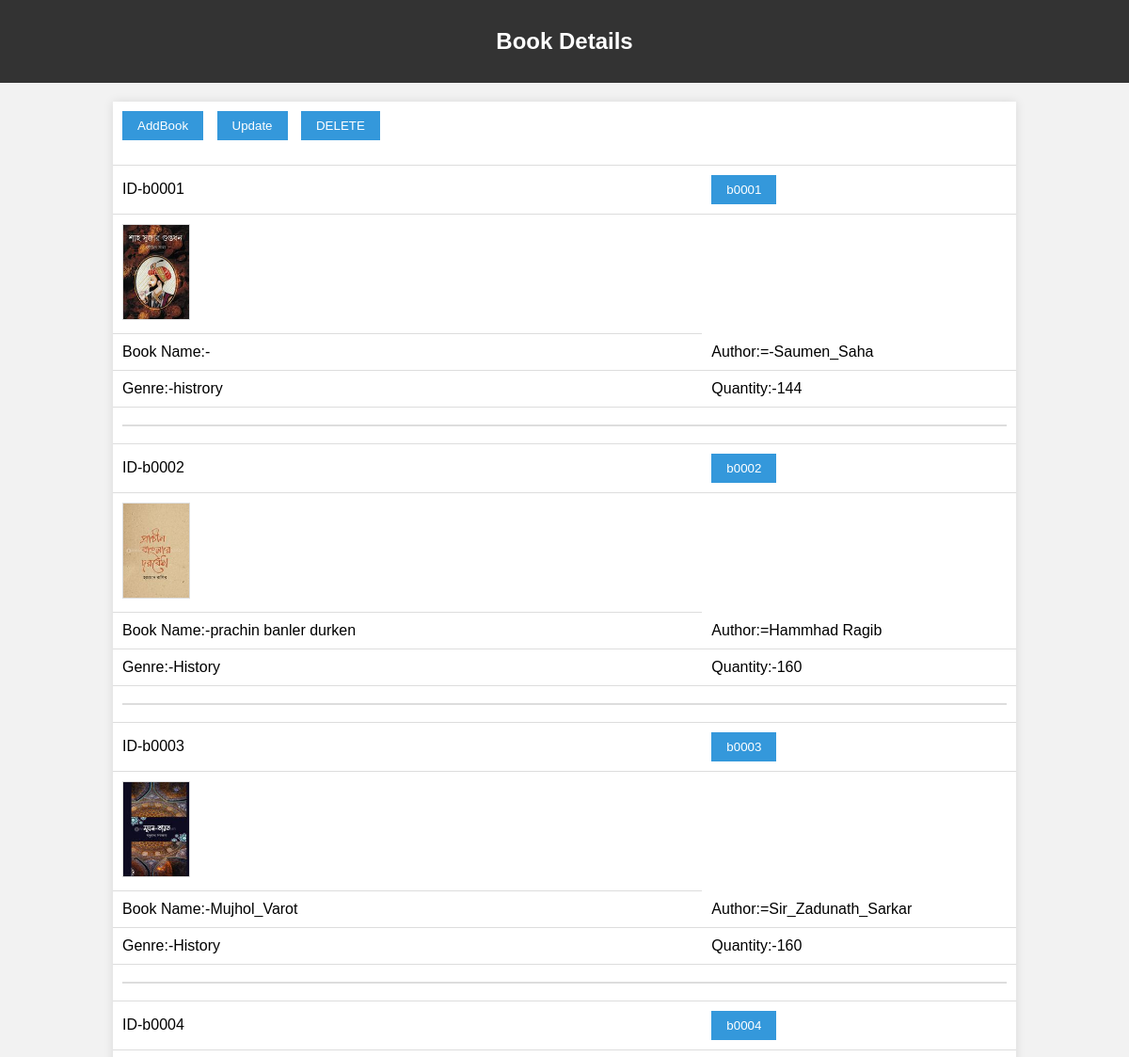
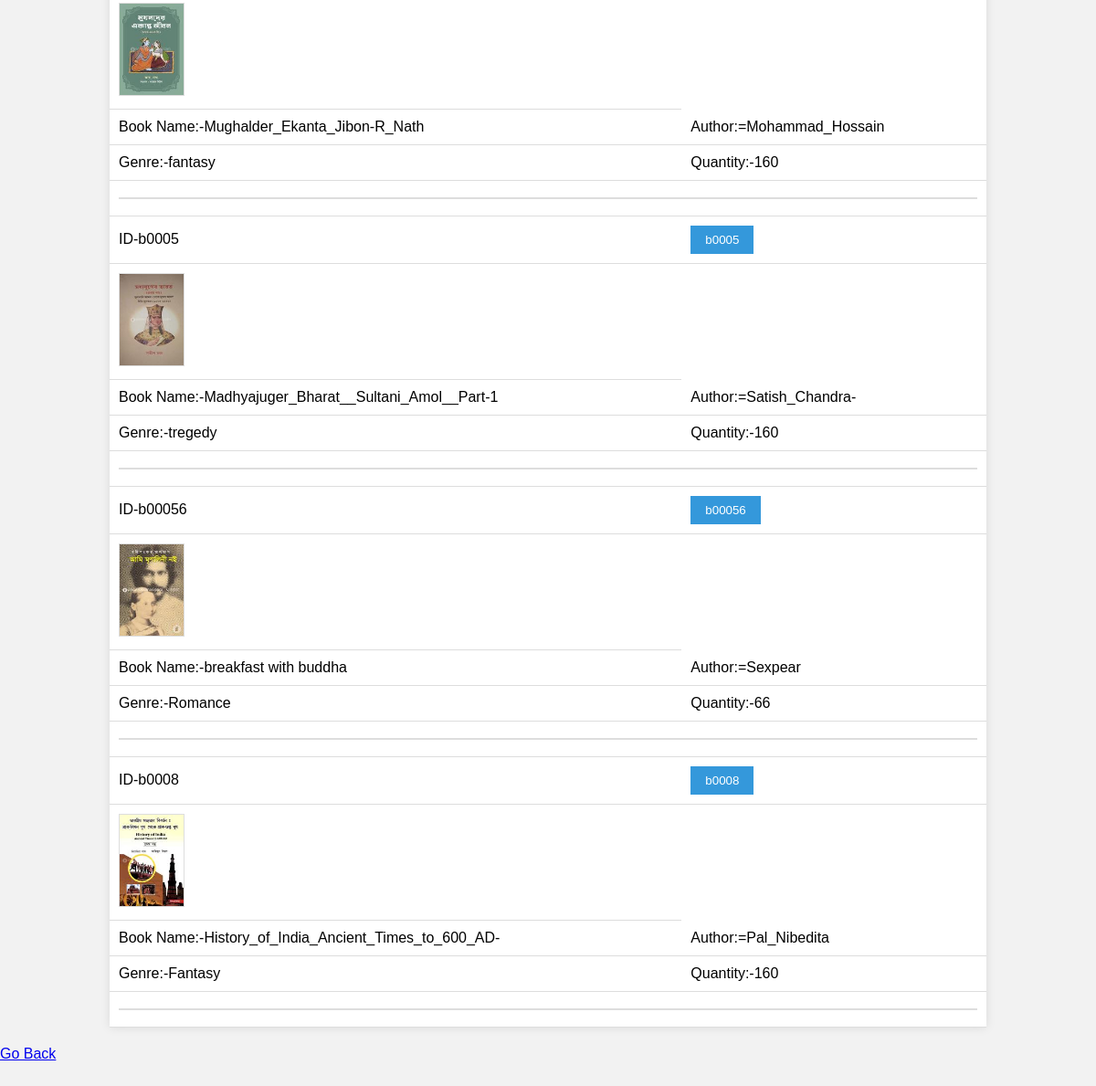
/views/book_management.php (signed in), run on the app's committed database (2 pictures, top to bottom).
### tables this page shows
CREATE TABLE `bookdata` (
  `Book_ID` varchar(122) NOT NULL,
  `Book_Name` varchar(255) NOT NULL,
  `Author` varchar(129) NOT NULL,
  `Genre` varchar(122) NOT NULL,
  `Quantity` int(255) NOT NULL,
  `image` text NOT NULL
);

### models/bookModel.php (called while the page is built, shortened)
<?php
function getviewbook()
{
    $con = getConnection();
    $sql = "select * from bookData";
    $result = mysqli_query($con, $sql);
    $users = [];
    while ($row = mysqli_fetch_assoc($result)) {
        array_push($users, $row);
    }
    return $users;
}

### views/book_management.php (the view, shortened to what this page needs)
<?php
  require_once('../models/bookModel.php');
  $viewbook = getviewbook();
?>
<!DOCTYPE html>
<html>
<head>
    <link rel="stylesheet" href="style22.css">
</head>
<body>
        <div class="books">
        <h2>Book Details</h2>
       </div>
             <div>
             <table  cellspacing="0" align="center" cellpadding="5">
             <tr>
                       <td colspan="5" align="center">
                       <input type="button" name="click"id="add" value="AddBook" onclick="add()" />
                   <input type="button" name="click"id="" value="Update" onclick="update()" />
                   <input type="button" name="click"id="" value="DELETE" onclick="Deletebook()" />
                        </td>
                   </tr>
               <?php for($i=0; $i<count($viewbook); $i++){
        ?>
             <tr>
                    <td>ID-<?=$id=$viewbook[$i]['Book_ID']?></td>
                    <td>
                    <input type="button" name="click"id="Bookid" value="<?=$id=$viewbook[$i]['Book_ID']?>" />
               </td>
               </tr>
               <tr>
               <td><img src="upload/<?=$viewbook[$i]['image']?>"></td>
               </tr>
               <tr>
                    <td>Book Name:-<?=$viewbook[$i]['Book_Name']?></td>
                    <td>Author:=<?=$viewbook[$i]['Author']?></td>
               </tr>
              <tr>
                     <td>Genre:-<?=$viewbook[$i]['Genre']?></td>
                    <td>Quantity:-<?=$viewbook[$i]['Quantity']?></td>
               </tr>
               <tr>
                <td colspan="2"><hr></td>
            </tr>
        <?php
            }
        ?>
         </table>
    </div>
    <table>
        <a href="profile.php">Go Back</a>
        </table>
    </body>
</html>

### views/style22.css (style rules this page uses)
body { font-family: Arial, sans-serif; background-color: #f2f2f2; margin: 0; }
.books { background-color: #333; color: white; text-align: center; padding: 10px; }
table { width: 80%; margin: 20px auto; border-collapse: collapse; box-shadow: 0 0 10px rgba(0, 0, 0, 0.1); background-color: #fff; }
th, td { padding: 10px; text-align: left; border-bottom: 1px solid #ddd; }
td img { max-width: 100px; max-height: 100px; border: 1px solid #ddd; }
input[type="button"] { background-color: #3498db; color: white; border: none; padding: 8px 16px; margin-right: 10px; cursor: pointer; }
hr { border: 1px solid #ddd; }

### data on the page
bookdata: Book_ID "b0001", click "b0001", image (picture), Author "-Saumen_Saha", Genre "histrory", Quantity "144"
bookdata: Book_ID "b0002", click "b0002", image (picture), Book_Name "prachin banler durken", Author "Hammhad Ragib", Genre "History", Quantity "160"
bookdata: Book_ID "b0003", click "b0003", image (picture), Book_Name "Mujhol_Varot", Author "Sir_Zadunath_Sarkar", Genre "History", Quantity "160"
bookdata: Book_ID "b0004", click "b0004", image (picture), Book_Name "Mughalder_Ekanta_Jibon-R_Nath", Author "Mohammad_Hossain", Genre "fantasy", Quantity "160"
bookdata: Book_ID "b0005", click "b0005", image (picture), Book_Name "Madhyajuger_Bharat__Sultani_Amol__Part-1", Author "Satish_Chandra-", Genre "tregedy", Quantity "160"
bookdata: Book_ID "b00056", click "b00056", image (picture), Book_Name "breakfast with buddha", Author "Sexpear", Genre "Romance", Quantity "66"
bookdata: Book_ID "b0008", click "b0008", image (picture), Book_Name "History_of_India_Ancient_Times_to_600_AD-", Author "Pal_Nibedita", Genre "Fantasy", Quantity "160"
